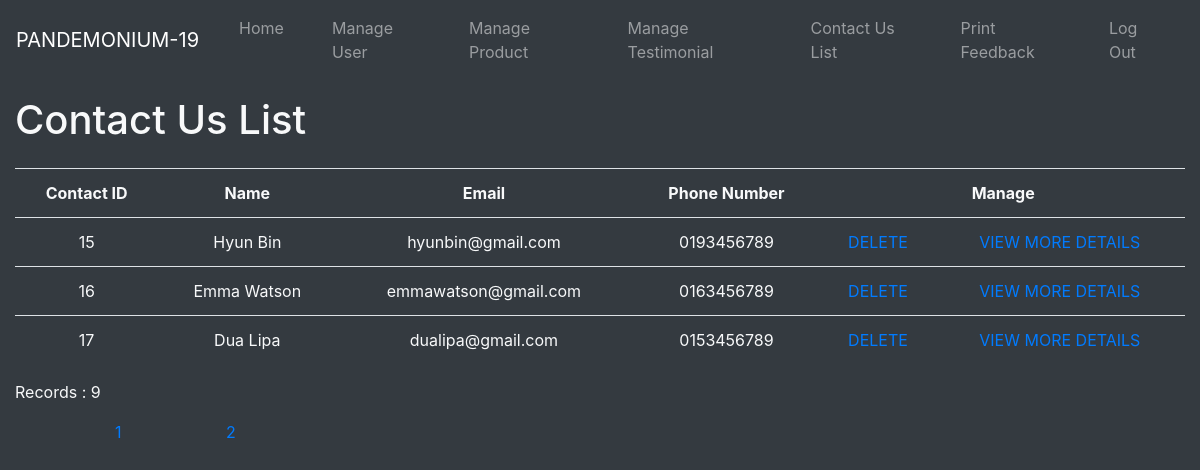
/admin/Contact List.php?page=2, run on the app's committed database.
### tables this page shows
CREATE TABLE `contact` (
  `contactID` int(10) NOT NULL,
  `firstName` varchar(50) NOT NULL,
  `lastName` varchar(50) NOT NULL,
  `contactEmail` varchar(50) NOT NULL,
  `contactNumber` varchar(11) NOT NULL,
  `message` varchar(250) NOT NULL
);

### admin/Contact List.php (the view, shortened to what this page needs)
<!DOCTYPE html>
<html lang="en">
<head>
    <?php include("data_connection.php"); ?>
    <link rel="stylesheet" href="https://maxcdn.bootstrapcdn.com/bootstrap/4.0.0/css/bootstrap.min.css"
>
    <?php require("adminNav.php"); ?>
</head>
<body class="bg-dark text-light">
<form method="post">
<div class="container-fluid">
    <div class="row mr-2 my-3">
        <div class="col">
            <h1>Contact Us List</h1>
        </div>
    </div>
    <div class="row">
        <div class="col">
            <table class="table">
                <tr>
                    <th scope="col" class="text-center">Contact ID</th>
                    <th scope="col" class="text-center">Name</th>
                    <th scope="col" class="text-center">Email</th>
                    <th scope="col" class="text-center">Phone Number</th>
                    <th scope="col" colspan="3" class="text-center">Manage</th>
                </tr>
                <?php
                $per_page = 6;
                $q = "SELECT * FROM contact";
                $res = mysqli_query($conn, $q) or die( mysqli_error($conn));;
                $number_of_result = mysqli_num_rows($res);
                $num_page = ceil($number_of_result/$per_page);
                if (!isset($_GET["page"]))
                {
                    $p = 1;
                }
                else
                {
                    $p = $_GET["page"];
                }
                $first_page_result = ($p - 1) * $per_page;
                $query = 'SELECT * FROM contact LIMIT ' . $first_page_result . ',' . $per_page;
                $result = mysqli_query($conn, $query) or die( mysqli_error($conn));;
                while($row = mysqli_fetch_array($result))
                {
                    $Cid = $row["contactID"];
                    $f_name = $row["firstName"];
                    $l_name = $row["lastName"];
                    $email = $row["contactEmail"];
                    $number_contact = $row["contactNumber"];
                    ?>
                    <tr>
                        <td class="text-center"><?php echo $Cid;?></td>
                        <td class="text-center"><?php echo $f_name . " " . $l_name;?></td>
                        <td class="text-center"><?php echo $email;?></th></td>
                        <td class="text-center"><?php echo $number_contact;?></td>
                        <td class="text-center">
                            <a style="text-decoration: none;" href="Contact List.php?delete&id=<?php echo $Cid;?>"
                                onclick="confirmation()">DELETE</a>
                        </td>
                        <td class="text-center">
                        <a style="text-decoration: none;word-spacing: normal;"
                        href="Contact%20View%20More%20Detail.php?id=<?php echo $Cid;?>&pageset=true">
                            VIEW MORE DETAILS</a>
                        </td>
                    </tr>
                    <?php
                }
                ?>
            </table>
        </div>
    </div>
    <div class="row">
        <div class="col">
        <p>Records : <?php echo $number_of_result?></p>
        <?php
        for ($p = 1; $p <= $num_page; $p++)
        {
            echo '<a style="padding-left: 100px;" href="Contact List.php?page=' . $p . '">' . $p . '</a> ';
        }?>
        </div>
    </div>
</div>
</form>
</body>
</html>

### data on the page
contact: contactID "15", firstName "Hyun", lastName "Bin", contactEmail "hyunbin@gmail.com", contactNumber "0193456789"
contact: contactID "16", firstName "Emma", lastName "Watson", contactEmail "emmawatson@gmail.com", contactNumber "0163456789"
contact: contactID "17", firstName "Dua", lastName "Lipa", contactEmail "dualipa@gmail.com", contactNumber "0153456789"

### other printed values
$number_of_result "9"
